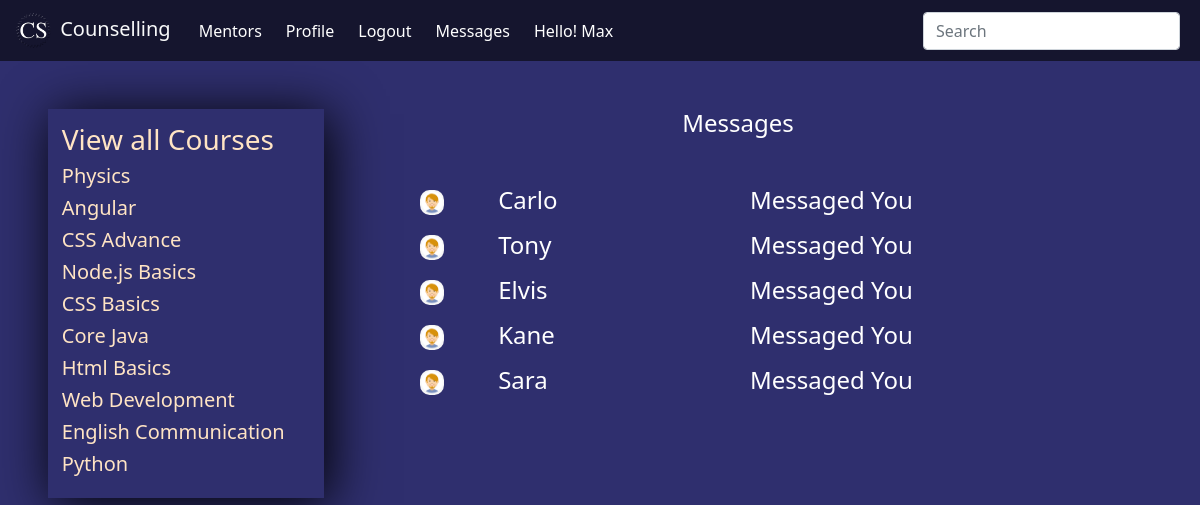
The page /message-list/ (signed in) on the database its author committed.
### base/models.py (models this page shows, shortened)
class course(models.Model):
    user = models.ForeignKey(User, on_delete=models.SET_NULL, null=True)
    course_name = models.CharField(max_length=100)
    course_description = models.TextField(null=True)
    course_isactive = models.BooleanField(default=True)
    course_created = models.DateTimeField(auto_now_add=True)
    course_updated = models.DateTimeField(auto_now=True)
    class Meta:
        ordering = ['-course_updated', '-course_created']

### base/views.py (the view)
# urls.py: path('message-list/', views.messageList, name='message-list'),
def messageList(request):
    user = request.user
    room = chatroom.objects.filter(Q(sender=user) | Q(receiver=user))
    chatUser = []
    for item in room:
        if item.sender != user.username:
            chatUser.append(item.sender)
        elif item.receiver != user.username:
            chatUser.append(item.receiver)
        else:
            continue
    chatUsers = []
    for item in chatUser:
        obj = User.objects.get(username=item)
        chatUsers.append(obj)
    courses = course.objects.all()
    mentors = User.objects.filter(groups=1)
    user = request.user
    if user.is_superuser:
        students = User.objects.filter(groups=2)
    else:
        followers = follower.objects.filter(mentor=user)
        students = []
        for i in followers:
            stu = User.objects.get(username=i.student)
            students.append(stu)
    context = {
            "courses":courses,
            "mentors":mentors,
            "students":students,
            "chatUsers":chatUsers,
        }
    return render(request, 'messagelist.html', context)

### templates/messagelist.html (shortened to what this page needs)
{% extends 'main.html' %}
{% block content %}
{% load static %}
<div class="container-dash mt-5 mx-5">
    {% include 'managepage.html' %}
    <div class="dashboard mx-5">
        <h4 class="text-center mb-5">Messages</h4>
        {% for user in chatUsers %}
        <div class="row">
            <div class="col mb-2">
            <a href="{% url 'view-message' user.id %}" class="text-decoration-none">
                <h4>
                <img src="{% static 'CharacterAvatar.png' %}" class="mx-5" height="25" width="auto">
                {{user.first_name}}
                </h4>
            </a>
            </div>
            <div class="col">
                <h4>Messaged You</h4>
            </div>
        </div>
        {% endfor %}
    </div>
</div>
{% endblock content %}

### templates/main.html (shortened to what this page needs)
<!DOCTYPE html>
{% load static %}
<html lang="en">
<head>
    <link href="https://cdn.jsdelivr.net/npm/bootstrap@5.1.3/dist/css/bootstrap.min.css" rel="stylesheet">
    <link rel="stylesheet" href="{% static 'main.css' %}">
</head>
<body>
    <nav class="navbar navbar-expand-lg">
    <div class="container-fluid">
        <a class="navbar-brand text-light" href="{% url 'home' %}">
        <img src="{% static 'Logo.png' %}" class="mx-1" height="35" width="auto"> Counselling
        </a>
        <div class="collapse navbar-collapse" id="navbarSupportedContent">
        <ul class="navbar-nav me-auto mb-2 mb-lg-0">
            <li class="nav-item mx-1">
            {% if request.user.is_superuser or not request.user.is_staff %}
            <a class="nav-link" href="{% url 'mentors' %}">Mentors</a>
            </li>
            {% endif %}
            <li class="nav-item mx-1">
            <a class="nav-link" href="{% url 'profile'%}">Profile</a>
            </li>
            <li class="nav-item mx-1">
            {% if request.user.is_authenticated %}
                <a class="nav-link" href="{% url 'logout' %}">Logout</a>
            {% else %}
                <a class="nav-link" href="{% url 'login' %}">Login</a>
            {% endif%}
            </li>
            {% if not request.user.is_superuser %}
            <li class="nav-item mx-1">
                <a class="nav-link" href="{% url 'message-list' %}">Messages</a>
            </li>
            {% endif %}
            {% if request.user.is_authenticated %}
            <li class="nav-item mx-1">
                <a class="nav-link">Hello! {{request.user.first_name}}</a>
            </li>
            {% endif %}
        </ul>
        <form class="d-flex">
            <input class="form-control me-2" type="text" name="q" placeholder="Search" aria-label="Search">
        </form>
        </div>
    </div>
    </nav>
    {% block content %}
    {% endblock %}
</body>
</html>

### templates/managepage.html (shortened to what this page needs)
{% if request.user.is_superuser or request.user.is_staff %}
    <div class="manage">
        <a href="{% url 'course' %}">
        {% if request.user.is_superuser %}
            <h3>Manage Courses ({{courses.count}})</h3>
        {% else %}
            <h3>All Courses</h3>
        {% endif %}
        </a>
        {% if request.user.is_superuser %}
            {% for course in courses|slice:":4" %}
            {% if request.user == course.user or request.user.is_superuser %}
            {% if course.course_isactive == True %}
            <a href="{% url 'view-course' course.id %}">
            <h5>{{course.course_name}}</h5>
            </a>
            {% endif %}
            {% endif %}
            {% endfor %}
        {% else %}
            {% for course in courses %}
            {% if request.user == course.user or request.user.is_superuser %}
            {% if course.course_isactive == True %}
            <a href="{% url 'view-course' course.id %}">
            <h5>{{course.course_name}}</h5>
            </a>
            {% endif %}
            {% endif %}
            {% endfor %}
        {% endif %}
        {% if not request.user.is_superuser %}
        {% else %}
        <hr>
        <a href="{% url 'mentors' %}">
        <h3>Manage Mentors ({{mentors.count}})</h3>
        </a>
        {% for mentor in mentors|slice:":4" %}
        <a href="{% url 'view-profile' mentor.id %}">
        <h5>{{mentor.username}}</h5>
        </a>
        {% endfor %}
        {% endif %}
        <hr>
        <a href="{% url 'students' %}">
        {% if request.user.is_superuser %}
        <h3>Manage Students ({{students.count}})</h3>
        {% else %}
        <h3>Manage Students</h3>
        {% endif %}
        </a>
        {% for student in students|slice:":4" %}
        <a href="{% url 'view-profile' student.id %}">
        <h5>{{student.username}}</h5>
        </a>
        {% endfor %}
    </div>
    {% else %}
    <div class="manage">
        <a href="{% url 'course' %}">
            <h3>View all Courses</h3>
        </a>
        {% for course in courses|slice:":15" %}
        {% if course.course_isactive == True %}
        <a href="{% url 'view-course' course.id %}">
        <h5>{{course.course_name}}</h5>
        </a>
        {% endif %}
        {% endfor %}
    </div>
{% endif %}

### static/main.css (style rules this page uses)
body { color: white; background-color: rgb(47, 47, 110); }
.navbar { background-color: rgb(21, 21, 46); }
.nav-item a { color: white; }
.container-dash { display: grid; grid-template-columns: 1fr 3fr; }

### templates/messagelist.html (style rules this page uses)
img { border-radius: 40%; }
a { color: white; }

### templates/managepage.html (style rules this page uses)
.manage a { text-decoration: none; color: bisque; }
.manage { max-height: 650px; padding: 5%; box-shadow: 5px 5px 50px black; margin-bottom: 2%; }

### rows shown on the page
course: course_name "Physics"
course: course_name "Angular"
course: course_name "CSS Advance"
course: course_name "Node.js Basics"
course: course_name "CSS Basics"
course: course_name "Core Java"
course: course_name "Html Basics"
course: course_name "Web Development"
course: course_name "English Communication"
course: course_name "Python"

### other values the page prints
{{ request.user.first_name }} "Max"
{{ user.first_name }} "Carlo"
{{ user.first_name }} "Tony"
{{ user.first_name }} "Elvis"
{{ user.first_name }} "Kane"
{{ user.first_name }} "Sara"
